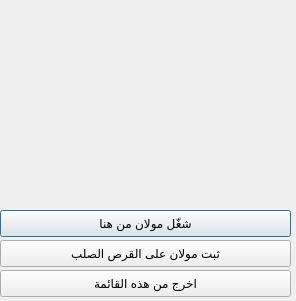
<ui version="4.0" >
 <class>App</class>
 <widget class="QDialog" name="App" >
  <property name="geometry" >
   <rect>
    <x>0</x>
    <y>0</y>
    <width>296</width>
    <height>301</height>
   </rect>
  </property>
  <property name="windowTitle" >
   <string>ويكيميديا من مولان</string>
  </property>
  <property name="windowIcon" >
   <iconset resource="../src/autorun.qrc" >:/resource1/moulin.xpm</iconset>
  </property>
  <property name="layoutDirection" >
   <enum>Qt::RightToLeft</enum>
  </property>
  <widget class="QLabel" name="label_logo" >
   <property name="geometry" >
    <rect>
     <x>0</x>
     <y>0</y>
     <width>300</width>
     <height>200</height>
    </rect>
   </property>
   <property name="text" >
    <string/>
   </property>
   <property name="pixmap" >
    <pixmap resource="../src/autorun.qrc" >:/resource1/autorun.png</pixmap>
   </property>
  </widget>
  <widget class="QPushButton" name="pushButton_run" >
   <property name="geometry" >
    <rect>
     <x>0</x>
     <y>210</y>
     <width>291</width>
     <height>27</height>
    </rect>
   </property>
   <property name="layoutDirection" >
    <enum>Qt::RightToLeft</enum>
   </property>
   <property name="text" >
    <string>شغّل مولان من هنا</string>
   </property>
  </widget>
  <widget class="QPushButton" name="pushButton_install" >
   <property name="geometry" >
    <rect>
     <x>0</x>
     <y>240</y>
     <width>291</width>
     <height>27</height>
    </rect>
   </property>
   <property name="layoutDirection" >
    <enum>Qt::RightToLeft</enum>
   </property>
   <property name="text" >
    <string>ثبت مولان على القرص الصلب</string>
   </property>
  </widget>
  <widget class="QPushButton" name="pushButton_quit" >
   <property name="geometry" >
    <rect>
     <x>0</x>
     <y>270</y>
     <width>291</width>
     <height>27</height>
    </rect>
   </property>
   <property name="layoutDirection" >
    <enum>Qt::RightToLeft</enum>
   </property>
   <property name="text" >
    <string>اخرج من هذه القائمة</string>
   </property>
  </widget>
 </widget>
 <resources>
  <include location="../src/autorun.qrc" />
 </resources>
 <connections/>
</ui>
